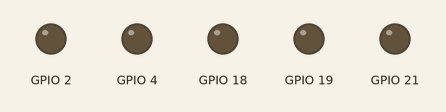
This sketch was run on a simulated ESP8266 (NodeMCU). Shown: output pins drawn as LEDs (lit = HIGH). WiFi joins after 1.5 s; servers stay silent unless stated; uploads are accepted with an empty reply; what the sketch prints to the serial monitor is not drawn.

Above: at 1.6 s.
Timing chart, 0 to 6.9 s (numbered marks = the images above):
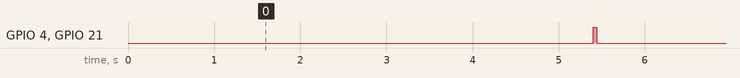

The sketch:

HTTPwithPUMP_esp8266.ino
```cpp
float Sens=100; //mV/mT, this is 12.5 for A4 version
float Stc=0.0012; //%/Celcius
float Ta=25;
float Vq=5/2; //half of sensor input voltage
//float B1;
float B2;
float Distime[] = {};
float Vout1;
float Vout2;
//int HallPin1=A0;
//int HallPin2=A2;
float Bact;

//******************CHANGE THIS**************************
float frequency=10;//Hz
const float flowrate=6.558222222; // ml/min
//*****************************************************

const float dutyCycle=0.4;
float offTime=1000.0/frequency*(1-dutyCycle);
float onTime=1000.0/frequency*dutyCycle;

//float offTime=33;
//float onTime=12.5;

float power;
float time_on;
float time_off;
float total_time;
int  Writestatus = 200;
#define HallPin A4

#include <ESP8266WiFi.h>
#include <ESP8266HTTPClient.h>
#include <WiFiClient.h>

//#include <WiFi.h>
//#include <HTTPClient.h>
//#include <HttpClient.h>

#include <ArduinoJson.h>
const char* ssid = "Fares1";
const char* password = "mariam98";

//#define STASSID "Fares1"
//#define STAPSK  "mariam98"

//Your Domain name with URL path or IP address with path
String serverName = "https://t1ly8glf7c.execute-api.us-east-1.amazonaws.com/prod-get/data"; //aws API Gateway url, Need htps:// pre-fix for ESP32 sketch
const char* API_KEY = "uzpjEVoFFz3TZQkzGS8GxRHjHAYGxN181OwDplr4"; //Your AWS API-Key

// the following variables are unsigned longs because the time, measured in
// milliseconds, will quickly become a bigger number than can be stored in an int.
unsigned long lastTime = 0;
// Timer set to 10 minutes (600000)
//unsigned long timerDelay = 600000;
// Set timer to 5 seconds (5000)
unsigned long timerDelay = 5000;
unsigned long Uptime;
String json_post(float carbs);
double carbs_get=0;
double carbs_old=1000;
void setup() {
  Serial.begin(115200);

  WiFi.begin(ssid, password);
  //WiFi.begin(STASSID, STAPSK);
  Serial.println("Connecting");
  while(WiFi.status() != WL_CONNECTED) {
    delay(500);
    Serial.print(".");
  }
  Serial.println("");
  Serial.print("Connected to WiFi network with IP Address: ");
  Serial.println(WiFi.localIP());

  Serial.println("Timer set to 5 seconds (timerDelay variable), it will take 5 seconds before publishing the first reading.");

  pinMode(19,OUTPUT);
  pinMode(21,OUTPUT);
  pinMode(18,OUTPUT);
  pinMode(2,OUTPUT);
  pinMode(4,OUTPUT);
  digitalWrite(19,LOW);
  digitalWrite(21,LOW);
  digitalWrite(2,LOW);
  digitalWrite(4,LOW);


}
String body;
bool flag=true;
void loop() {


  //Send an HTTP POST request every 10 minutes
  if ((millis() - lastTime) > timerDelay) {
    //Check WiFi connection status
    if(WiFi.status()== WL_CONNECTED){
     // Pump();
     carbs_get=json_get();
     while (carbs_get!= carbs_old){
     while (flag==true){

          Serial.println(carbs_get);
          carbs_old=carbs_get;

          String pred=json_post(carbs_get);

          Serial.println("Pred: ");
          Serial.println(pred);
          float pred_float=pred.toFloat();


      long   starttime = millis();
      long    endtime = starttime;
          while ((endtime - starttime) <=(((pred_float/100)*60/flowrate)*1000)) // do this loop for up to 1000mS
         // while ( (endtime - starttime) <= (((10.0/100)*60/flowrate)*1000)+2000) // do this loop for up to 1000mS
            {
                Serial.println("Pumping");
                Pump();
                endtime = millis();
                Serial.println(endtime - starttime);
            }
          flag=false;


         }

      }

    }


}
}

double json_get(){
double carbs;
   // WiFiClient client;
    WiFiClientSecure client;
    client.setInsecure();
    HTTPClient http;
       //HTTPClient http;
      // Your Domain name with URL path or IP address with path
      String serverPath = "https://t1ly8glf7c.execute-api.us-east-1.amazonaws.com/prod-get/data";
      http.begin(client, serverPath.c_str());

      // Send HTTP GET request
      int httpResponseCode = http.GET();

      if (httpResponseCode>0) {
        Serial.print("HTTP Response code: ");
        Serial.println(httpResponseCode);
        String payload = http.getString();
        Serial.println(payload);

        //StaticJsonBuffer<200> jsonBuffer;

       //JsonObject& root = jsonBuffer.parseObject(httpResponseCode);
       //const double carbs = payload["Item"]["carbs"];
        DynamicJsonDocument doc(2048);
        DeserializationError err = deserializeJson(doc,payload);

        if (err){
          Serial.print("Error: ");
          Serial.println(err.c_str());
     }

       carbs=doc["Item"]["carbs"] ;

      }
      else {
        Serial.print("Error code: ");
        Serial.println(httpResponseCode);
      }
      // Free resources
      http.end();

      return carbs;
}


String json_post(float carbs){

    // HTTPClient client;
    WiFiClientSecure client;
    client.setInsecure();
    HTTPClient http;

     http.begin(client,"https://k86fih2os8.execute-api.us-east-1.amazonaws.com/default/xgboostcontainer1");
     http.addHeader("Content-Type","application/json");

     DynamicJsonDocument doc(2048);

     JsonObject object=doc.to<JsonObject>();
     object["BG"]=100;
     object["carbs"]=carbs;
     object["bas"]=0.01393333;

     char jsonOutput[700];

     serializeJson(doc,jsonOutput);

     int httpCode=http.POST(String(jsonOutput));

     if(httpCode>0){

      String payload=http.getString();
      //Serial.println("\nStatuscode: " + String(httpCode));
      //Serial.println(payload);
      http.end();

      DynamicJsonDocument doc2(2048);
      DeserializationError err = deserializeJson(doc2,payload);
      if (err){
          Serial.print("Error: ");
          Serial.println(err.c_str());
     }


     body=doc2["body"].as<String>();

     //Serial.println(body);

      }
    int firstBracket = body.indexOf('[');
    int lastBracket = body.indexOf(']');
    String pred=body.substring(firstBracket+1, lastBracket);


    return pred;


}


void Pump()
{


  digitalWrite(19,LOW);
  digitalWrite(21,HIGH);
//  Serial.println("CLOSED");
//  Vout1=(analogRead(HallPin1)*5.0)/1023.0;
//  B1=(Vout1-Vq)/(Sens*(1+Stc*(Ta-25)));


  digitalWrite(2,LOW);
  digitalWrite(4,HIGH);
//  Vout2=(analogRead(HallPin2)*5.0)/1023.0;
//  B2=(Vout2-Vq)/(Sens*(1+Stc*(Ta-25)));
  //Serial.println(Vout1);
//  Serial.print(',');
//  Serial.println(Vout2);


  delay(onTime);

  digitalWrite(2,LOW);
  digitalWrite(4,LOW);
  //Vout1=(analogRead(HallPin1)*5.0)/1023.0;
//  B1=(Vout1-Vq)/(Sens*(1+Stc*(Ta-25)));


  digitalWrite(19,HIGH);
  digitalWrite(21,LOW);
//  Serial.println("NEUTRAL");
//  Vout2=(analogRead(HallPin2)*5.0)/1023.0;
//  B2=(Vout2-Vq)/(Sens*(1+Stc*(Ta-25)));
 // Serial.println(Vout1);
//  Serial.print(',');
//  Serial.println(Vout2);


  delay(offTime/10);


  digitalWrite(2,LOW);
  digitalWrite(4,LOW);
//  Vout1=(analogRead(HallPin1)*5.0)/1023.0;
  Bact=(Vout1-Vq)/(Sens*(1+Stc*(Ta-25)));


  digitalWrite(19,LOW);
  digitalWrite(21,LOW);
//  Serial.println("NEUTRAL");
//  Vout2=(analogRead(HallPin2)*5.0)/1023.0;
//  B2=(Vout2-Vq)/(Sens*(1+Stc*(Ta-25)));
 // Serial.println(Vout1);
//  Serial.print(',');
//  Serial.println(Vout2);


  delay((9*offTime)/10);
}
```

Measured:
- by itself, GPIO 4, GPIO 21: LOW → HIGH at 5.4 s, → LOW 0.04 s later
